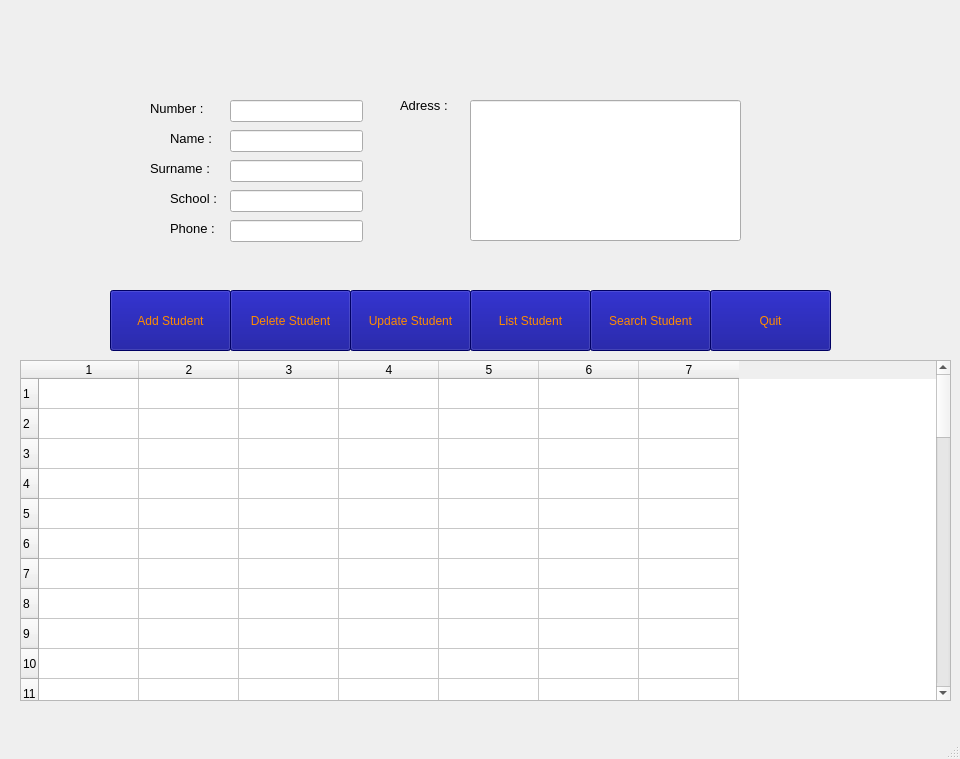
<?xml version="1.0" encoding="UTF-8"?>
<ui version="4.0">
 <class>MainWindow</class>
 <widget class="QMainWindow" name="MainWindow">
  <property name="geometry">
   <rect>
    <x>0</x>
    <y>0</y>
    <width>960</width>
    <height>759</height>
   </rect>
  </property>
  <property name="windowTitle">
   <string>MainWindow</string>
  </property>
  <property name="styleSheet">
   <string notr="true">QPushButton:hover{
    background-color: white;
    color: crimson;
}
QPushButton{
    background-color: darkblue;
    color:darkorange;
}</string>
  </property>
  <widget class="QWidget" name="centralwidget">
   <widget class="QTableWidget" name="tblwListen">
    <property name="geometry">
     <rect>
      <x>20</x>
      <y>360</y>
      <width>931</width>
      <height>341</height>
     </rect>
    </property>
    <property name="rowCount">
     <number>50</number>
    </property>
    <property name="columnCount">
     <number>7</number>
    </property>
    <row/>
    <row/>
    <row/>
    <row/>
    <row/>
    <row/>
    <row/>
    <row/>
    <row/>
    <row/>
    <row/>
    <row/>
    <row/>
    <row/>
    <row/>
    <row/>
    <row/>
    <row/>
    <row/>
    <row/>
    <row/>
    <row/>
    <row/>
    <row/>
    <row/>
    <row/>
    <row/>
    <row/>
    <row/>
    <row/>
    <row/>
    <row/>
    <row/>
    <row/>
    <row/>
    <row/>
    <row/>
    <row/>
    <row/>
    <row/>
    <row/>
    <row/>
    <row/>
    <row/>
    <row/>
    <row/>
    <row/>
    <row/>
    <row/>
    <row/>
    <column/>
    <column/>
    <column/>
    <column/>
    <column/>
    <column/>
    <column/>
   </widget>
   <widget class="QLabel" name="lblStdnt">
    <property name="geometry">
     <rect>
      <x>150</x>
      <y>100</y>
      <width>76</width>
      <height>16</height>
     </rect>
    </property>
    <property name="font">
     <font>
      <pointsize>10</pointsize>
     </font>
    </property>
    <property name="text">
     <string>Number :</string>
    </property>
   </widget>
   <widget class="QLabel" name="lblName">
    <property name="geometry">
     <rect>
      <x>170</x>
      <y>130</y>
      <width>61</width>
      <height>16</height>
     </rect>
    </property>
    <property name="font">
     <font>
      <pointsize>10</pointsize>
     </font>
    </property>
    <property name="text">
     <string>Name :</string>
    </property>
   </widget>
   <widget class="QLabel" name="lblSurname">
    <property name="geometry">
     <rect>
      <x>150</x>
      <y>160</y>
      <width>76</width>
      <height>17</height>
     </rect>
    </property>
    <property name="font">
     <font>
      <pointsize>10</pointsize>
     </font>
    </property>
    <property name="text">
     <string>Surname :</string>
    </property>
   </widget>
   <widget class="QLabel" name="lblSchool">
    <property name="geometry">
     <rect>
      <x>170</x>
      <y>190</y>
      <width>61</width>
      <height>16</height>
     </rect>
    </property>
    <property name="font">
     <font>
      <pointsize>10</pointsize>
     </font>
    </property>
    <property name="text">
     <string>School :</string>
    </property>
   </widget>
   <widget class="QLabel" name="lblPhone">
    <property name="geometry">
     <rect>
      <x>170</x>
      <y>220</y>
      <width>61</width>
      <height>16</height>
     </rect>
    </property>
    <property name="font">
     <font>
      <pointsize>10</pointsize>
     </font>
    </property>
    <property name="text">
     <string>Phone :</string>
    </property>
   </widget>
   <widget class="QLabel" name="lblAdress">
    <property name="geometry">
     <rect>
      <x>400</x>
      <y>90</y>
      <width>61</width>
      <height>31</height>
     </rect>
    </property>
    <property name="font">
     <font>
      <pointsize>10</pointsize>
     </font>
    </property>
    <property name="text">
     <string>Adress : </string>
    </property>
   </widget>
   <widget class="QLineEdit" name="lneStudentAdress">
    <property name="geometry">
     <rect>
      <x>470</x>
      <y>100</y>
      <width>271</width>
      <height>141</height>
     </rect>
    </property>
   </widget>
   <widget class="QLineEdit" name="lneStudentPhnNumber">
    <property name="geometry">
     <rect>
      <x>230</x>
      <y>220</y>
      <width>133</width>
      <height>22</height>
     </rect>
    </property>
   </widget>
   <widget class="QLineEdit" name="lneStudentSchool">
    <property name="geometry">
     <rect>
      <x>230</x>
      <y>190</y>
      <width>133</width>
      <height>22</height>
     </rect>
    </property>
   </widget>
   <widget class="QLineEdit" name="lneStudentSurname">
    <property name="geometry">
     <rect>
      <x>230</x>
      <y>160</y>
      <width>133</width>
      <height>22</height>
     </rect>
    </property>
   </widget>
   <widget class="QLineEdit" name="lneStudentName">
    <property name="geometry">
     <rect>
      <x>230</x>
      <y>130</y>
      <width>133</width>
      <height>22</height>
     </rect>
    </property>
   </widget>
   <widget class="QLineEdit" name="lneStudentIdent">
    <property name="geometry">
     <rect>
      <x>230</x>
      <y>100</y>
      <width>133</width>
      <height>22</height>
     </rect>
    </property>
   </widget>
   <widget class="QPushButton" name="btnAdd">
    <property name="geometry">
     <rect>
      <x>110</x>
      <y>290</y>
      <width>121</width>
      <height>61</height>
     </rect>
    </property>
    <property name="text">
     <string>Add Student</string>
    </property>
   </widget>
   <widget class="QPushButton" name="btnDelete">
    <property name="geometry">
     <rect>
      <x>230</x>
      <y>290</y>
      <width>121</width>
      <height>61</height>
     </rect>
    </property>
    <property name="text">
     <string>Delete Student</string>
    </property>
   </widget>
   <widget class="QPushButton" name="btnSearch">
    <property name="geometry">
     <rect>
      <x>590</x>
      <y>290</y>
      <width>121</width>
      <height>61</height>
     </rect>
    </property>
    <property name="text">
     <string>Search Student</string>
    </property>
   </widget>
   <widget class="QPushButton" name="btnUpdate">
    <property name="geometry">
     <rect>
      <x>350</x>
      <y>290</y>
      <width>121</width>
      <height>61</height>
     </rect>
    </property>
    <property name="text">
     <string>Update Student</string>
    </property>
   </widget>
   <widget class="QPushButton" name="btnLists">
    <property name="geometry">
     <rect>
      <x>470</x>
      <y>290</y>
      <width>121</width>
      <height>61</height>
     </rect>
    </property>
    <property name="text">
     <string>List Student</string>
    </property>
   </widget>
   <widget class="QPushButton" name="btnExit">
    <property name="geometry">
     <rect>
      <x>710</x>
      <y>290</y>
      <width>121</width>
      <height>61</height>
     </rect>
    </property>
    <property name="text">
     <string>Quit</string>
    </property>
   </widget>
  </widget>
  <widget class="QMenuBar" name="menubar">
   <property name="geometry">
    <rect>
     <x>0</x>
     <y>0</y>
     <width>960</width>
     <height>26</height>
    </rect>
   </property>
  </widget>
  <widget class="QStatusBar" name="statusbar"/>
 </widget>
 <resources/>
 <connections/>
</ui>
